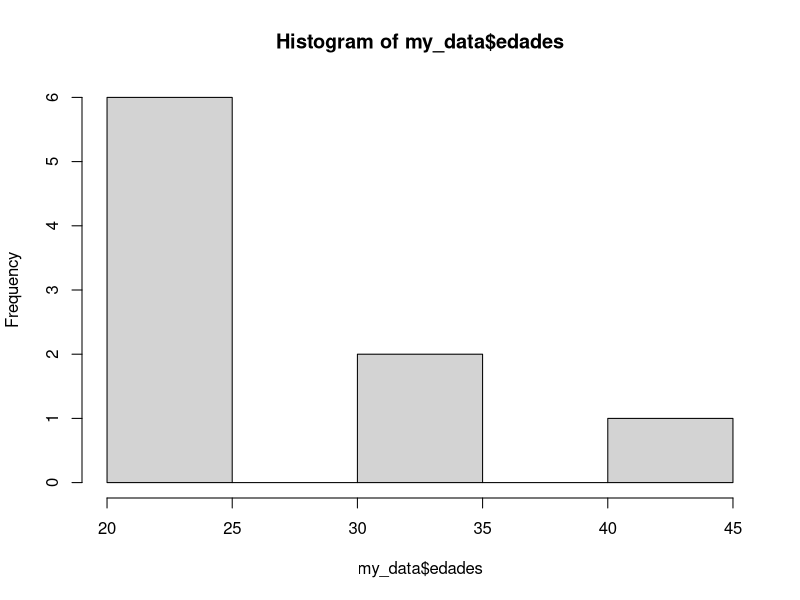

R code for this plot:
## ---- chunk 1
nombres <- c("Belen", "Cami", "eve", "Gerónimo", "Joan", "Joaquin", "Lautaro", "Mercedes", "Michelle")
edades <- c(21, 31, 24, 25, 21, 42, 35, 22, 20)

my_data <- data.frame(nombres,edades)
nombres_con_edad <- data.frame(nombres,edades)
## ---- chunk 2
hist (my_data$edades)

